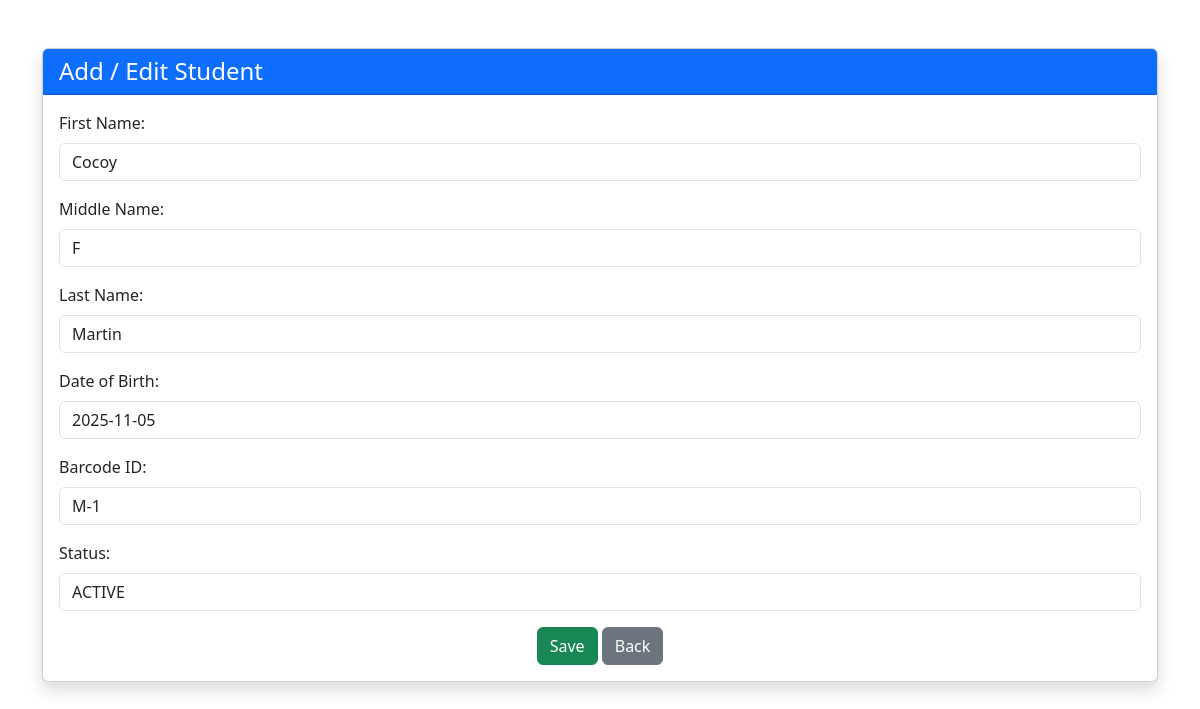
The app's page /students/update/1/ with its own data.
### students/models.py (models this page shows, shortened)
class Student(models.Model):
    first_name = models.CharField(max_length=255, default='Unknown')
    middle_name = models.CharField(max_length=255, blank=True, null=True, default='')
    last_name = models.CharField(max_length=255, default='Unknown')
    dob = models.DateField()
    barcode_id = models.CharField(max_length=100, unique=True)
    status = models.CharField(max_length=50)
    photo = models.ImageField(upload_to='student_photos/', blank=True, null=True)
    qr_code = models.ImageField(upload_to='qr_codes/', blank=True)  # Added qr_code field
    barcode_image = models.ImageField(upload_to='barcodes/', blank=True)

### students/views.py (the view)
# urls.py: path('update/<int:pk>/', views.student_update, name='student_update'),
def student_update(request, pk):
    student = get_object_or_404(Student, pk=pk)
    form = StudentForm(request.POST or None, instance=student)
    if form.is_valid():
        form.save()
        return redirect('student_list')
    return render(request, 'students/student_form.html', {'form': form})

### students/forms.py
class StudentForm(forms.ModelForm):
    class Meta:
        model = Student
        fields = [
            'first_name',
            'middle_name',
            'last_name',
            'dob',
            'barcode_id',
            'status',
            'status',
            'photo'
        ]
    widgets = {
        'first_name': forms.TextInput(attrs={'class': 'form-control'}),
        'middle_name': forms.TextInput(attrs={'class': 'form-control'}),
        'last_name': forms.TextInput(attrs={'class': 'form-control'}),
        'dob': forms.DateInput(attrs={'type': 'date', 'class': 'form-control'}),
        'barcode_id': forms.TextInput(attrs={'class': 'form-control'}),
        'status': forms.TextInput(attrs={'class': 'form-control'}),
        'photo': forms.ClearableFileInput(attrs={'class': 'form-control'}),
}

### students/templatetags/custom_filters.py (called while the page is built)
@register.filter(name='add_class')
def add_class(field, css_class):
    return field.as_widget(attrs={"class": css_class})

### students/templates/students/student_form.html (shortened to what this page needs)
{% load custom_filters %}
<!DOCTYPE html>
<html lang="en">
<head>
    <link href="https://cdn.jsdelivr.net/npm/bootstrap@5.3.0-alpha3/dist/css/bootstrap.min.css" rel="stylesheet">
</head>
<body>
<div class="container mt-5">
    <div class="card shadow">
        <div class="card-header bg-primary text-white">
            <h4 class="mb-0">Add / Edit Student</h4>
        </div>
        <div class="card-body">
            <form method="POST" class="needs-validation" novalidate>
            <form method="POST" enctype="multipart/form-data">
                <div class="mb-3">
                    <label for="first_name" class="form-label">First Name:</label>
                    {{ form.first_name|add_class:"form-control" }}
                </div>
                <div class="mb-3">
                    <label for="middle_name" class="form-label">Middle Name:</label>
                    {{ form.middle_name|add_class:"form-control" }}
                </div>
                <div class="mb-3">
                    <label for="last_name" class="form-label">Last Name:</label>
                    {{ form.last_name|add_class:"form-control" }}
                </div>
                <div class="mb-3">
                    <label for="dob" class="form-label">Date of Birth:</label>
                    {{ form.dob|add_class:"form-control" }}
                </div>
                <div class="mb-3">
                    <label for="barcode_id" class="form-label">Barcode ID:</label>
                    {{ form.barcode_id|add_class:"form-control" }}
                </div>
                <div class="mb-3">
                    <label for="status" class="form-label">Status:</label>
                    {{ form.status|add_class:"form-control" }}
                </div>
                <div class="text-center">
                    <button type="submit" class="btn btn-success">Save</button>
                    <a href="{% url 'student_list' %}" class="btn btn-secondary">Back</a>
                </div>
            </form>
        </div>
    </div>
</div>
</body>
</html>

### records on screen
Student: first_name "Cocoy", middle_name "F", last_name "Martin", dob "2025-11-05", barcode_id "M-1", status "ACTIVE"
